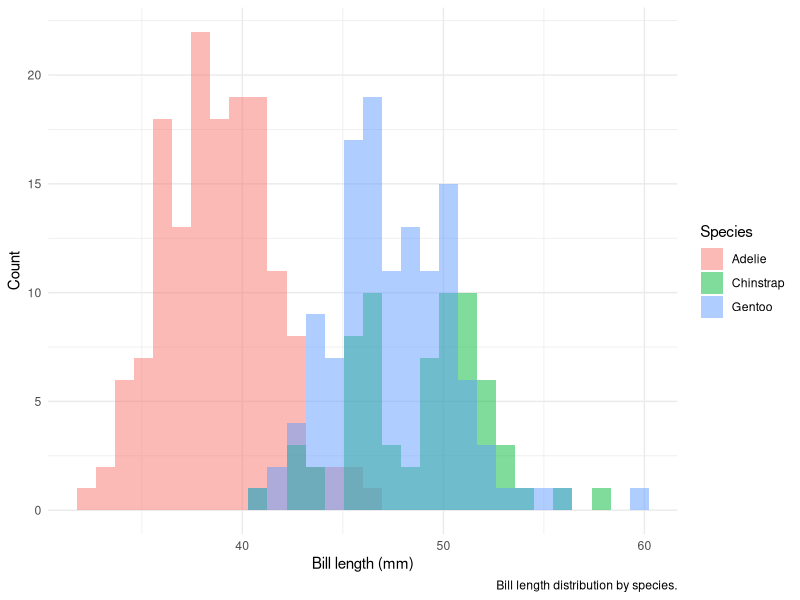

R code for this plot:
## ---- chunk 1
knitr::opts_chunk$set(echo = TRUE)
## ---- chunk 2
library(palmerpenguins) #install.packages("palmerpenguins")
library(tidyverse)
library(ggplot2)
## ---- chunk 3
ggplot(penguins) +  
  geom_histogram(position = "identity", mapping = aes(fill = species, x = bill_length_mm), alpha = 0.5)+
  labs(
    caption = "Bill length distribution by species.",
    x = "Bill length (mm)",
    y = "Count",
    fill = "Species")+
  theme_minimal()

